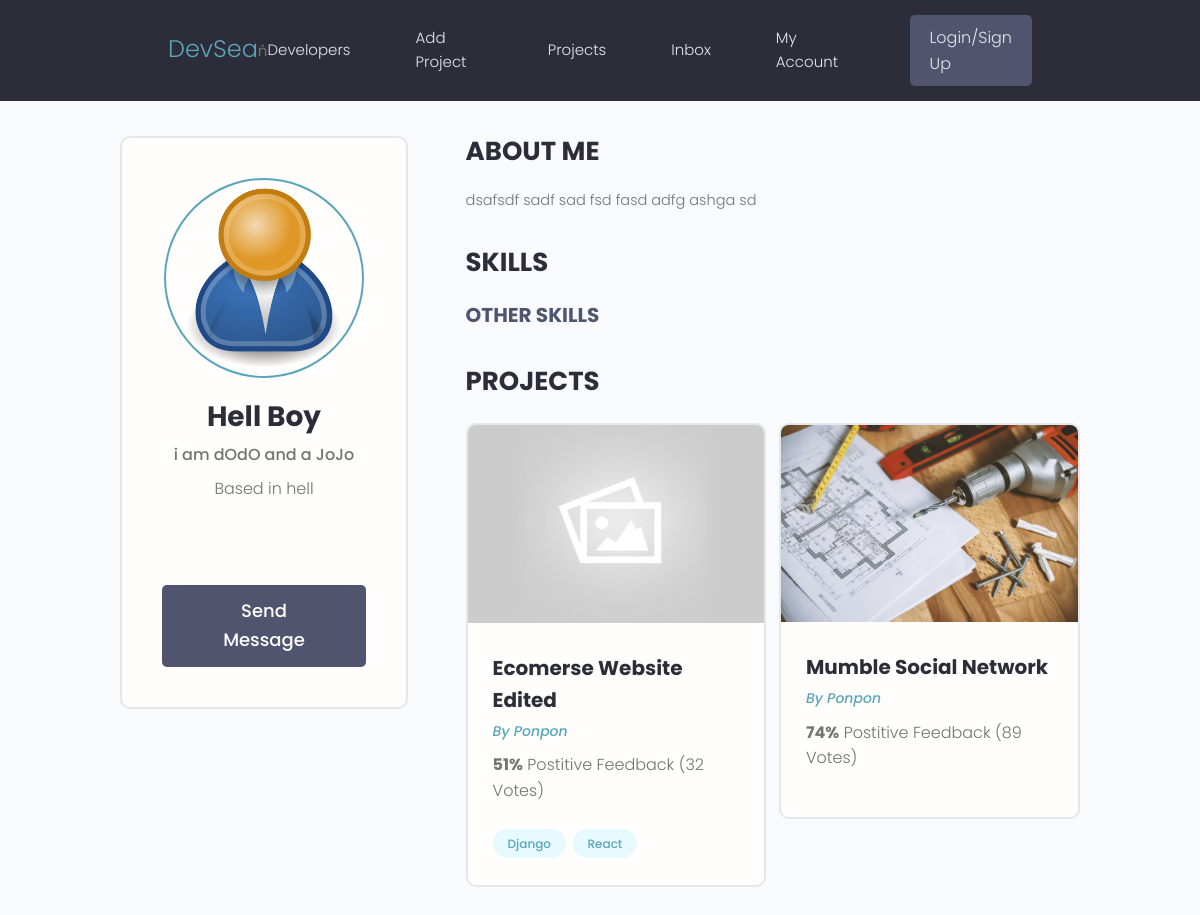
The page /profile/2a5cae45-5b5a-4edf-bf04-cd58e18aaf36/ on the database its author committed.
### users/models.py (models this page shows)
class Profile(models.Model):
    user = models.OneToOneField(
        User, on_delete=models.CASCADE, null=True, blank=True)
    name = models.CharField(max_length=200, null=True, blank=True)
    username = models.CharField(max_length=200, null=True, blank=True)
    location = models.CharField(max_length=200, null=True, blank=True)
    email = models.EmailField(max_length=500, null=True, blank=True)
    short_intro = models.CharField(max_length=200, null=True, blank=True)
    bio = models.TextField(blank=True, null=True)
    profile_image = models.ImageField(
        null=True, blank=True, upload_to='profiles/', default='profiles/user-default.png')
    social_github = models.CharField(max_length=200, null=True, blank=True)
    social_twitter = models.CharField(max_length=200, null=True, blank=True)
    social_linkedin = models.CharField(max_length=200, null=True, blank=True)
    social_youtube = models.CharField(max_length=200, null=True, blank=True)
    social_website = models.CharField(max_length=200, null=True, blank=True)
    created = models.DateTimeField(auto_now_add=True)
    id = models.UUIDField(default=uuid.uuid4, unique=True,
                          primary_key=True, editable=False)
    def __str__(self):
        return str(self.user.username)

### projects/models.py (models this page shows, shortened)
class Project(models.Model):
    owner = models.ForeignKey(
        Profile, null=True, blank=True, on_delete=models.SET_NULL)
    title = models.CharField(max_length=200)
    description = models.TextField(null=True, blank=True)
    featured_image = models.ImageField(
        default='default.jpg', null=True, blank=True)
    demo_link = models.CharField(max_length=2000, null=True, blank=True)
    source_link = models.CharField(max_length=2000, null=True, blank=True)
    tags = models.ManyToManyField('Tag', blank=True)
    vote_total = models.IntegerField(default=0, null=True, blank=True)
    vote_ratio = models.IntegerField(default=0, null=True, blank=True)
    created = models.DateTimeField(auto_now_add=True)
    id = models.UUIDField(default=uuid.uuid4, unique=True,
                          primary_key=True, editable=False)

class Tag(models.Model):
    name = models.CharField(max_length=200)
    created = models.DateTimeField(auto_now_add=True)
    id = models.UUIDField(default=uuid.uuid4, unique=True,
                          primary_key=True, editable=False)
    def __str__(self):
        return self.name

### users/views.py (the view)
# urls.py: path('profile/<str:pk>/', views.user_profile, name="user-profile"),
def user_profile(request, pk):
    profile = Profile.objects.get(id=pk)
    top_skills = profile.skill_set.exclude(
        description="")  # exclude empty descriprion
    other_skills = profile.skill_set.exclude(
        description="")  # filter only by empty descriptions
    context = {'profile': profile, 'top_skills': top_skills,
               'other_skills': other_skills}
    return render(request, 'users/user-profile.html', context)

### users/templates/users/user-profile.html (shortened to what this page needs)
{% extends 'main.html' %}
{% block content %}
<main class="profile my-md">
    <div class="container">
        <div class="layout">
            <div class="column column--1of3">
                <div class="card text-center">
                    <div class="card__body dev">
                        <img class="avatar avatar--xl" src="{{profile.profile_image.url}}" />
                        <h2 class="dev__name">{{profile.name}}</h2>
                        <p class="dev__title">{{profile.short_intro}}</p>
                        <p class="dev__location">Based in {{profile.location}}</p>
                        <ul class="dev__social">
                        </ul>
                        <a href="#" class="btn btn--sub btn--lg">Send Message </a>
                    </div>
                </div>
            </div>
            <div class="column column--2of3">
                <div class="devInfo">
                    <h3 class="devInfo__title">About Me</h3>
                    <p class="devInfo__about">
                        {{profile.bio}}
                    </p>
                </div>
                <div class="devInfo">
                    <h3 class="devInfo__title">Skills</h3>
                    <div class="devInfo__skills">
                        <h3 class="devInfo__subtitle">Other Skills</h3>
                    </div>
                </div>
                <div class="devInfo">
                    <h3 class="devInfo__title">Projects</h3>
                    <div class="grid grid--two">
                        {% for project in profile.project_set.all %}
                        <div class="column">
                            <div class="card project">
                                <a href="{% url 'project' project.id %}" class="project">
                                    <img class="project__thumbnail" src="{{project.featured_image.url}}"
                                        alt="project thumbnail" />
                                    <div class="card__body">
                                        <h3 class="project__title">{{project.title}}</h3>
                                        <p><a class="project__author"
                                                href="{% url 'user-profile' project.owner.id %}">By
                                                {{project.owner}}</a>
                                        </p>
                                        <p class="project--rating">
                                            <span style="font-weight: bold;">{{project.vote_ratio}}%</span> Postitive
                                            Feedback ({{project.vote_total}} Vote{{project.vote_total|pluralize:'s'}})
                                        </p>
                                        <div class="project__tags">
                                            {% for tag in project.tags.all %}
                                            <span class="tag tag--pill tag--main">
                                                <small>{{tag}}</small>
                                            </span>
                                            {% endfor %}
                                        </div>
                                    </div>
                                </a>
                            </div>
                        </div>
                        {% endfor %}
                    </div>
                </div>
            </div>
        </div>
    </div>
</main>
{% endblock content %}

### templates/main.html (shortened to what this page needs)
{% load static %}
<!DOCTYPE html>
<html lang="en">
<head>
    <link rel="stylesheet" href="https://cdn.iconmonstr.com/1.3.0/css/iconmonstr-iconic-font.min.css" />
    <link rel="stylesheet" href="{% static 'uikit/styles/uikit.css' %}" />
    <link rel=" stylesheet" href="{% static 'styles/app.css' %}" />
</head>
<body>
    {% include 'navbar.html' %}
    {% block content %}{% endblock content %}
</body>
</html>

### templates/navbar.html (shortened to what this page needs)
{% load static %}
<header class="header">
    <div class="container container--narrow">
        <a href="{% url 'profiles' %}" class="header__logo">
            <h5>DevSea</h5>
        </a>ń
        <nav class="header__nav">
            <ul class="header__menu">
                <li class="header__menuItem"><a href="url">Developers</a></li>
                <li class="header__menuItem"><a href="{% url 'create-project' %}">Add Project</a></li>
                <li class="header__menuItem"><a href="{% url 'projects' %}">Projects</a></li>
                <li class="header__menuItem"><a href="inbox.html">Inbox</a></li>
                <li class="header__menuItem"><a href="account.html">My Account</a></li>
                <li class="header__menuItem"><a href="login.html" class="btn btn--sub">Login/Sign Up</a></li>
            </ul>
        </nav>
    </div>
</header>

### static/styles/app.css (style rules this page uses)
:root { --color-sub: #2d2d39; }
.btn--sub { background-color: var(--color-sub-light); }
.card { border: 2px solid var(--color-light); }
img { width: 100%; }
.header { position: sticky; z-index: 111; background-color: var(--color-sub); padding: 1.5rem 0; }
.header > .container { display: flex; justify-content: space-between; align-items: center; }
.header__nav > ul { display: inline-flex; align-items: center; list-style: none; gap: 6.5rem; }
.header__menuItem > a { color: var(--color-light); font-weight: 300; }
.profile .card > .dev { padding: 4rem; }
.dev__name { color: var(--color-sub); font-size: 2.8rem; font-weight: 700; margin-top: 1rem; margin-bottom: 0.5rem; }
.dev__title { font-size: 1.6rem; font-weight: 500; line-height: 1.3; }
.dev__location { margin-top: 1rem; }
.dev__social { margin: 3rem 0; list-style: none; display: flex; justify-content: center; gap: 1.5rem; }
.devInfo { margin-bottom: 3rem; }
.devInfo__title, .devInfo__subtitle { font-size: 2.6rem; color: var(--color-sub); text-transform: uppercase; font-weight: 700; margin-bottom: 1.5rem; }
.devInfo__subtitle { font-size: 2rem; color: var(--color-sub-light); }
.devInfo__about, .devSkill__info { font-size: 1.45rem; line-height: 1.7; text-align: justify; }
.project__author { font-size: 1.4rem; font-style: italic; }
.project--rating { margin-bottom: 1.6em; margin-top: .5em; }
.project__thumbnail { object-fit: cover; object-position: top center; }
.project__title { font-size: 2rem; font-weight: 700; color: var(--color-sub); }

### static/uikit/styles/modules/_variables.css (style rules this page uses)
:root { --color-main: #5aa5b9; --color-main-light: #e6faff; --color-sub: #3f4156; --color-sub-light: #51546e; --color-sub-lighter: #ededfd; --color-text: #737373; --color-gray: #8b8b8b; --color-light: #e5e7eb; --color-light-gray: #767676; --color-bg: #f8fafd; --color-white: #fffefd; --color-white-light: #f3f3f3; --color-success: #359e64; --color-success-bg: #def8e8; --color-error: #fc4b0b; --color-error-bg: #fff2ee; --font-base: 'Poppins', arial, helvetica, 'Segoe UI', roboto, ubuntu, sans-serif; --font-monospace: 'Fira Code', 'Courier New', courier, monospace; --font-regular: 300; --font-medium: 500; --font-bold: 700; --generic-shadow: 1px 1px 5px #00000010; --generic-transition: all 0.3s ease-in-out; }

### static/uikit/styles/modules/_base.css (style rules this page uses)
* { margin: 0; padding: 0; box-sizing: border-box; text-rendering: optimizeLegibility; color: inherit; font-size: inherit; }
html { font-size: 50%; }
@media only screen and (min-width: 480px) { html { font-size: 56.25%; } }
@media only screen and (min-width: 1200px) { html { font-size: 62.5%; } }
body { line-height: 1.6; font-weight: 400; font-size: 1.5rem; color: var(--color-text); background-color: var(--color-bg); min-height: 100vh; }

### static/uikit/styles/modules/_typography.css (style rules this page uses)
* { font-family: var(--font-base); }
h2 { font-size: 3.6rem; font-weight: var(--font-bold); }
h3 { font-size: 3.2rem; font-weight: var(--font-medium); }
h5 { font-size: 2.4rem; font-weight: var(--font-medium); }
h5, h6 { font-weight: var(--font-regular); }
p, span, strong { font-size: 1.6rem; color: var(--color-text); font-weight: var(--font-regular); }
a { padding-bottom: 2px; text-decoration: none; display: inline-block; color: var(--color-main); font-weight: var(--font-medium); }

### static/uikit/styles/modules/_utilities.css (style rules this page uses)
.container { width: 92%; max-width: 165rem; margin: 0 auto; box-sizing: border-box; }
.container--narrow { width: 92%; max-width: 120rem; }
@media screen and (min-width: 1000px) { .container { width: 90%; } }
@media screen and (min-width: 1000px) { .container--narrow { width: 85%; } }
@media screen and (min-width: 1200px) { .container { width: 80%; } }
@media screen and (min-width: 1200px) { .container--narrow { width: 72%; } }
.text-center { text-align: center; }
.my-md { margin: 3rem auto; }

### static/uikit/styles/modules/_avatar.css (style rules this page uses)
.avatar { border-radius: 50%; border: 2px solid var(--color-main); object-fit: cover; }
.avatar--xl { height: 20rem; width: 20rem; }

### static/uikit/styles/modules/_button.css (style rules this page uses)
.btn { display: inline-block; position: relative; cursor: pointer; background-color: var(--color-light); font-weight: var(--font-medium); color: var(--color-sub); text-decoration: none; padding: 1rem 2rem; border-radius: 0.5rem; border: none; width: -webkit-fit-content; width: -moz-fit-content; width: fit-content; height: -webkit-fit-content; height: -moz-fit-content; height: fit-content; font-size: 1.6rem; outline-width: 0; outline-color: transparent; -webkit-backface-visibility: hidden; backface-visibility: hidden; transition: all 0.3s ease-in-out; }
.btn--sub { background-color: var(--color-sub); color: var(--color-white); }
.btn--lg { font-size: 1.8rem; padding: 1.2rem 4.5rem; }

### rows shown on the page
Profile: profile_image (placeholder picture), name "Hell Boy", short_intro "i am dOdO and a JoJo", location "hell", bio "dsafsdf sadf sad fsd fasd adfg ashga sd"
Project: featured_image (placeholder picture), title "Ecomerse Website Edited", owner "Ponpon", vote_ratio "51", vote_total "32"
Tag: name "Django"
Tag: name "React"
Project: featured_image (picture), title "Mumble Social Network", owner "Ponpon", vote_ratio "74", vote_total "89"
